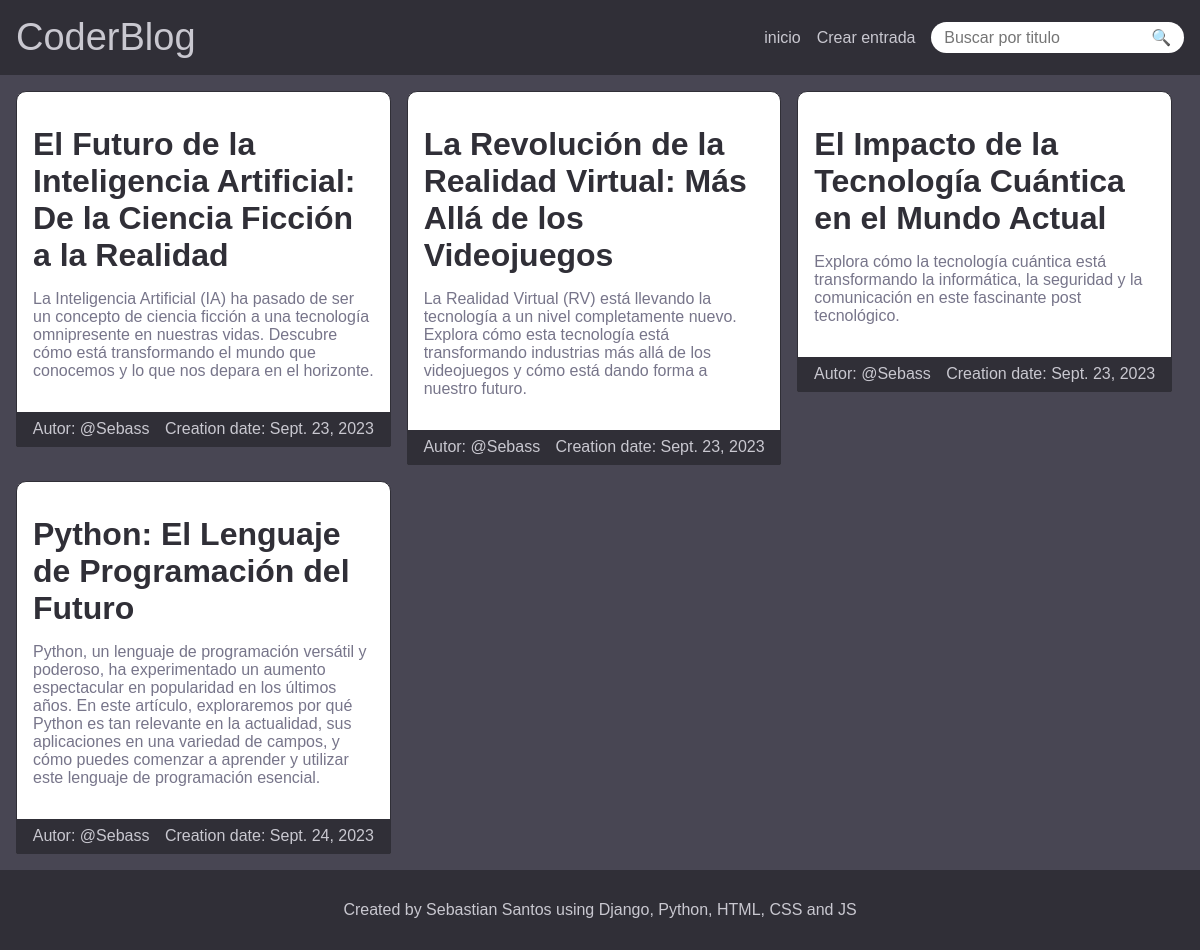
Before: / with the older database file.
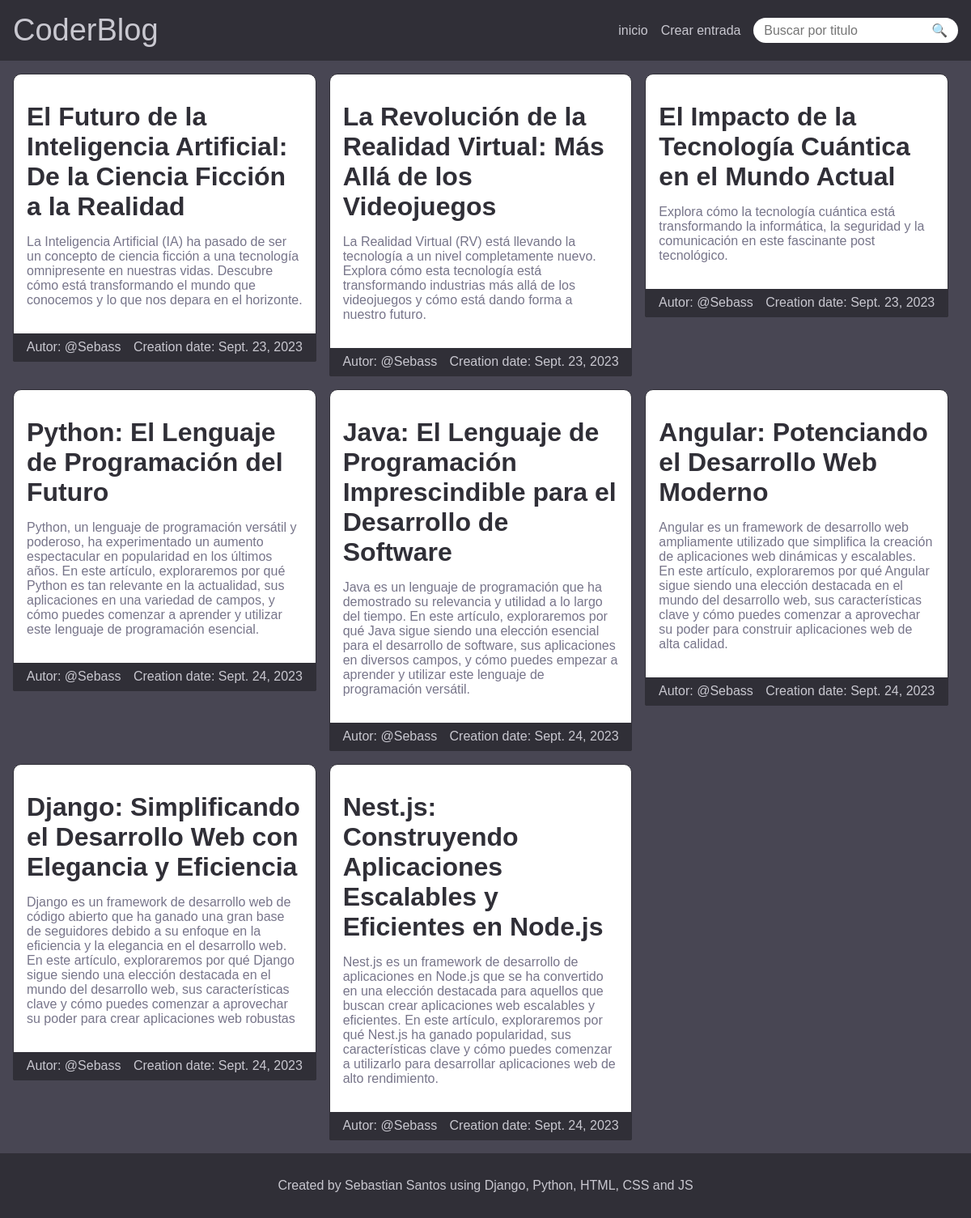
After: the same page with the newer database file.
### CoderBlogApp/models.py (models this page shows)
class BlogSummary(models.Model):
    title = models.CharField(max_length=200, unique=True)
    description = models.CharField(max_length=400)
    author = models.CharField(max_length=40)
    entryDate = models.DateField(auto_now_add=True)
    min_img_url = models.URLField(blank=True)

class EntryBlogData(models.Model):
    author = models.CharField(max_length=40)
    entryDate = models.DateField(auto_now_add=True)
    slug = models.CharField(max_length=200, unique=True)

### CoderBlogApp/views.py (the view)
# urls.py: path("", inicio, name="inicio"),
def inicio(request):
    return helperGetAllPosts(request)

### CoderBlogApp/helpers/helpers.py (called while the page is built)
def helperGetAllPosts(request):
    cards = BlogSummary.objects.all()
    data = EntryBlogData.objects.all()
    return render(request, "inicio.html", {"cards": cards, "data": data})

### CoderBlogApp/templates/inicio.html (shortened to what this page needs)
{% extends "base.html" %} {% load static %} {% block main %}
<main class="card-container">
  {% for card in cards %}
  {% for slug in data %}
  {% if slug.id == card.id %}
  <div class="card" data="{{slug.slug}}">
    <div class="card-top">
      {% if card.min_img_url %}
      <div class="min-img-card">
      </div>
      {% endif %}
      <div class="card-body">
        <div class="card-title">
          <h2>{{card.title}}</h2>
        </div>
        <div class="card-description">{{card.description}}</div>
      </div>
    </div>
    <div class="card-footer">
      <div>Autor: {{card.author}}</div>
      <div>Creation date: {{card.entryDate}}</div>
    </div>
  </div>
  {% endif%}
  {% endfor %}
  {% endfor %}
</main>
{% endblock %}

### CoderBlogApp/templates/base.html (shortened to what this page needs)
<!DOCTYPE html>
<html lang="es">
  <head>
    {% load static %}
    <link rel="stylesheet" href="{% static 'css/style.css' %}" />
  </head>
  <body>
    <nav>
      <div class="logo"><a href="{% url 'inicio' %}">CoderBlog</a></div>
      <div class="menu">
        <ul>
          <li><a href="{% url 'inicio' %}">inicio</a></li>
          <li><a href="{% url 'crear_post' %}">Crear entrada</a></li>
        </ul>
      </div>
      <div class="buscador">
        <form action="{% url 'post' %}" method="get">
          <input
            class="search"
            type="text"
            name="termino"
            required
            placeholder="Buscar por titulo"
          /><button type="submit">🔍</button>
        </form>
      </div>
    </nav>
    {% block main %} {% endblock %}
    <footer>Created by Sebastian Santos using Django, Python, HTML, CSS and JS</footer>
  </body>
</html>

### CoderBlogApp/static/css/style.css (style rules this page uses)
:root { --color-200: hsl(246, 8%, 80%); --color-500: hsl(246, 8%, 50%); --color-700: hsl(246, 8%, 20%); --bg-dark: hsl(246, 8%, 30%); --acent-color-200: hsl(345, 54%, 80%); --acent-color-700: hsl(345, 54%, 30%); --Complement-acent-color-500: hsl(142, 22%, 50%); --p-05: 0.5rem; }
*, *::before, *::after, h1, h2, h3, h4, h5 { box-sizing: border-box; margin: 0; padding: 0; border: 0; font-size: 100%; font: inherit; vertical-align: baseline; }
body { background-color: var(--bg-dark); font-family: "Franklin Gothic Medium", "Arial Narrow", Arial, sans-serif; }
h2 { font-size: 32px; font-weight: 700; color: var(--color-700); padding: 0 1rem; }
nav { display: flex; align-items: center; justify-content: space-evenly; padding: 1rem; gap: 1rem; background-color: var(--color-700); color: var(--color-200); }
nav a { text-decoration: none; color: var(--color-200); transition: all 300ms ease; }
.logo { font-size: 38px; flex: 1; }
ul { display: flex; gap: 1rem; list-style: none; justify-content: space-evenly; }
li { min-width: fit-content; }
.buscador { min-width: fit-content; align-items: center; background-color: #fff; padding: 0.4rem 0.8rem; border-radius: 100px; }
.buscador * { background-color: #fff; }
.search { font-size: 16px; font-weight: 400; color: var(#fff); }
.card-container { display: grid; gap: 1rem; grid-template-columns: repeat(auto-fill, minmax(20rem, 1fr)); padding: 1rem; width: 99vw; min-height: 85vh; justify-content: space-between; }
.card { border-radius: 10px 10px 0 0; border: 1px solid var(--color-700); display: flex; flex-direction: column; max-width: 500px; height: fit-content; overflow: hidden; cursor: pointer; transition: all 300ms ease; background-color: #fff; }
.card-top { display: flex; gap: 1rem; flex-direction: column; }
.card-description { padding: 1rem; color: var(--color-500); }
.card-footer { margin-top: 1rem; display: flex; width: 100%; justify-content: space-around; padding: var(--p-05); color: var(--color-200); background-color: var(--color-700); }
footer { display: grid; width: 100%; height: 80px; background-color: var(--color-700); color: var(--color-200); align-items: center; justify-items: center; }

Changed rows visible on the page:
added BlogSummary: title "Java: El Lenguaje de Programación Imprescindible para el Desarrollo de Software", description "Java es un lenguaje de programación que ha demostrado su relevancia y utilidad a lo largo del tiempo. En este artículo, exploraremos por qué Java sigue siendo una elección esencial para el desarrollo de software, sus aplicaciones en diversos campos, y cómo puedes empezar a aprender y utilizar este lenguaje de programación versátil.", author "@Sebass", entryDate "Sept. 24, 2023"
added BlogSummary: title "Angular: Potenciando el Desarrollo Web Moderno", description "Angular es un framework de desarrollo web ampliamente utilizado que simplifica la creación de aplicaciones web dinámicas y escalables. En este artículo, exploraremos por qué Angular sigue siendo una elección destacada en el mundo del desarrollo web, sus características clave y cómo puedes comenzar a aprovechar su poder para construir aplicaciones web de alta calidad.", author "@Sebass", entryDate "Sept. 24, 2023"
added BlogSummary: title "Django: Simplificando el Desarrollo Web con Elegancia y Eficiencia", description "Django es un framework de desarrollo web de código abierto que ha ganado una gran base de seguidores debido a su enfoque en la eficiencia y la elegancia en el desarrollo web. En este artículo, exploraremos por qué Django sigue siendo una elección destacada en el mundo del desarrollo web, sus características clave y cómo puedes comenzar a aprovechar su poder para crear aplicaciones web robustas", author "@Sebass", entryDate "Sept. 24, 2023"
added BlogSummary: title "Nest.js: Construyendo Aplicaciones Escalables y Eficientes en Node.js", description "Nest.js es un framework de desarrollo de aplicaciones en Node.js que se ha convertido en una elección destacada para aquellos que buscan crear aplicaciones web escalables y eficientes. En este artículo, exploraremos por qué Nest.js ha ganado popularidad, sus características clave y cómo puedes comenzar a utilizarlo para desarrollar aplicaciones web de alto rendimiento.", author "@Sebass", entryDate "Sept. 24, 2023"
